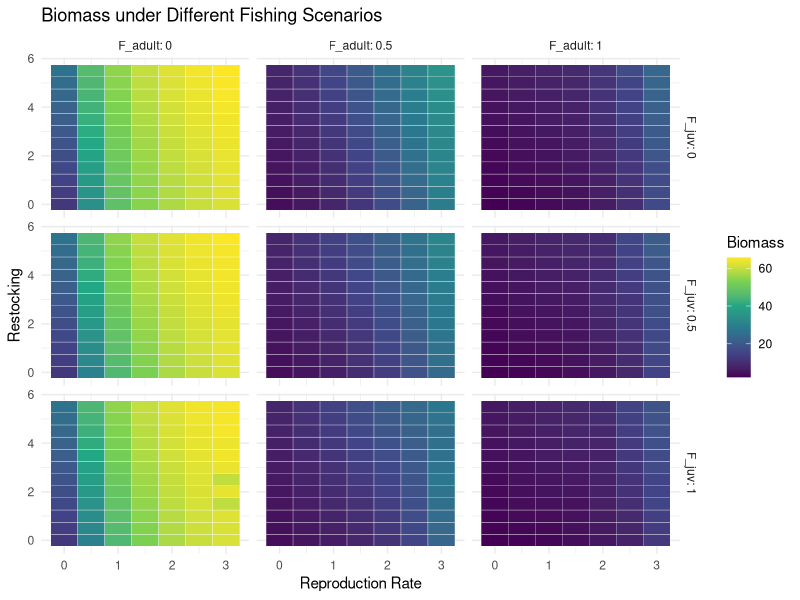
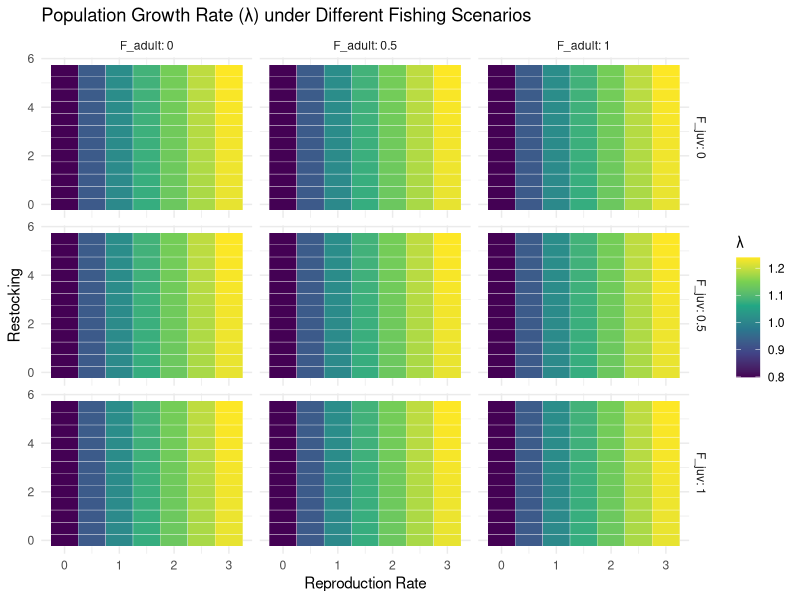

Here is the R script that generated these plots, in order:
library(ggplot2)

# Parameters
juvenile_mortality <- 0.9 / 2
subadult_mortality <- 0.54 / 2
adult_mortality <- 0.33 / 2

juvenile_survival_rate <- 1 - juvenile_mortality
subadult_survival_rate <- 1 - subadult_mortality
adult_survival_rate <- 1 - adult_mortality

juvenile_to_subadult_rate <- 1
subadult_to_adult_rate <- 0.5

carrying_capacity <- 68
time_steps <- 200
burn_in_time <- 100

# Burn-in fishing values
F_current_instantaneous <- 0.09 
F_current_discrete <- (1 - exp(-F_current_instantaneous)) / 2
F_current_discrete_juv <- 0.01

# Parameter ranges
reproduction_rate_values <- seq(0, 3, by = 0.5)
restocking_values <- seq(0, 5.5, by = 0.5)
fishing_scenarios <- expand.grid(F_simulation_adult = c(0, 0.5, 1),
                                 F_simulation_juv = c(0, 0.5, 1))

# Store results
all_results <- data.frame()

# Loop over fishing scenarios
for (fs in 1:nrow(fishing_scenarios)) {
  F_simulation_adult <- fishing_scenarios$F_simulation_adult[fs]
  F_simulation_juv <- fishing_scenarios$F_simulation_juv[fs]
  
  results <- expand.grid(reproduction_rate = reproduction_rate_values,
                         restocking = restocking_values)
  results$biomass <- NA
  results$eigenvalue <- NA
  results$F_adult <- F_simulation_adult
  results$F_juv <- F_simulation_juv
  
  for (i in 1:nrow(results)) {
    reproduction_rate <- results$reproduction_rate[i]
    reproduction_rate_2 <- 0.75 * reproduction_rate
    restocking <- results$restocking[i]
    
    juvenile <- numeric(time_steps)
    subadult <- numeric(time_steps)
    adult <- numeric(time_steps)
    
    juvenile[1] <- 10
    subadult[1] <- 10
    adult[1] <- 10
    
    for (t in 2:time_steps) {
      total_population <- juvenile[t-1] + subadult[t-1] + adult[t-1]
      
      if (t <= burn_in_time) {
        F_adults_current <- F_current_discrete
        F_juveniles_current <- F_current_discrete_juv
        restocked_fish <- 0
      } else {
        F_adults_current <- F_simulation_adult
        F_juveniles_current <- F_simulation_juv
        restocked_fish <- if (t %% 2 == 0) restocking else 0
      }
      
      if (total_population > 0) {
        reproduced_juveniles <- if (t %% 2 == 0) {
          adult[t-1] * reproduction_rate * (1 - total_population / carrying_capacity)
        } else {
          adult[t-1] * reproduction_rate_2 * (1 - total_population / carrying_capacity)
        }
      } else {
        reproduced_juveniles <- 0
      }
      
      juvenile[t] <- reproduced_juveniles +
        juvenile[t-1] * juvenile_survival_rate * (1 - F_juveniles_current) -
        juvenile_to_subadult_rate * juvenile[t-1]
      juvenile[t] <- max(juvenile[t], 0)
      
      restocked_subadult <- restocked_fish + (2.35 * (1 - restocked_fish / carrying_capacity))
      subadult[t] <- subadult[t-1] * subadult_survival_rate * (1 - F_adults_current) +
        juvenile_to_subadult_rate * juvenile[t-1] -
        subadult_to_adult_rate * subadult[t-1] +
        restocked_subadult
      subadult[t] <- max(subadult[t], 0)
      
      adult[t] <- adult[t-1] * adult_survival_rate * (1 - F_adults_current) +
        subadult_to_adult_rate * subadult[t-1]
      adult[t] <- max(adult[t], 0)
    }
    
    total_biomass <- juvenile + subadult + adult
    
    transition_matrix <- matrix(c(
      - (restocking / carrying_capacity), 0, reproduction_rate,
      juvenile_survival_rate * (1 - F_current_discrete_juv) * juvenile_to_subadult_rate + 
        (restocking + (2.35 * (1 - restocking / carrying_capacity))) / carrying_capacity, 0, 0,
      0, subadult_survival_rate * subadult_to_adult_rate, adult_survival_rate * (1 - F_current_discrete)
    ), nrow = 3, byrow = TRUE)
    
    eigenvalues <- eigen(transition_matrix)$values
    dominant_eigenvalue <- max(Re(eigenvalues))
    
    results$biomass[i] <- mean(total_biomass[(time_steps - 19):time_steps])
    results$eigenvalue[i] <- dominant_eigenvalue
  }
  
  all_results <- rbind(all_results, results)
}

# Plot: Biomass faceted by fishing effort
ggplot(all_results, aes(x = reproduction_rate, y = restocking, fill = biomass)) +
  geom_tile(color = "white") +
  scale_fill_viridis_c() +
  facet_grid(F_juv ~ F_adult, labeller = label_both) +
  labs(title = "Biomass under Different Fishing Scenarios",
       x = "Reproduction Rate",
       y = "Restocking",
       fill = "Biomass") +
  theme_minimal()

# Plot: Population growth rate (lambda) faceted by fishing effort
ggplot(all_results, aes(x = reproduction_rate, y = restocking, fill = eigenvalue)) +
  geom_tile(color = "white") +
  scale_fill_viridis_c() +
  facet_grid(F_juv ~ F_adult, labeller = label_both) +
  labs(title = "Population Growth Rate (λ) under Different Fishing Scenarios",
       x = "Reproduction Rate",
       y = "Restocking",
       fill = "λ") +
  theme_minimal()
